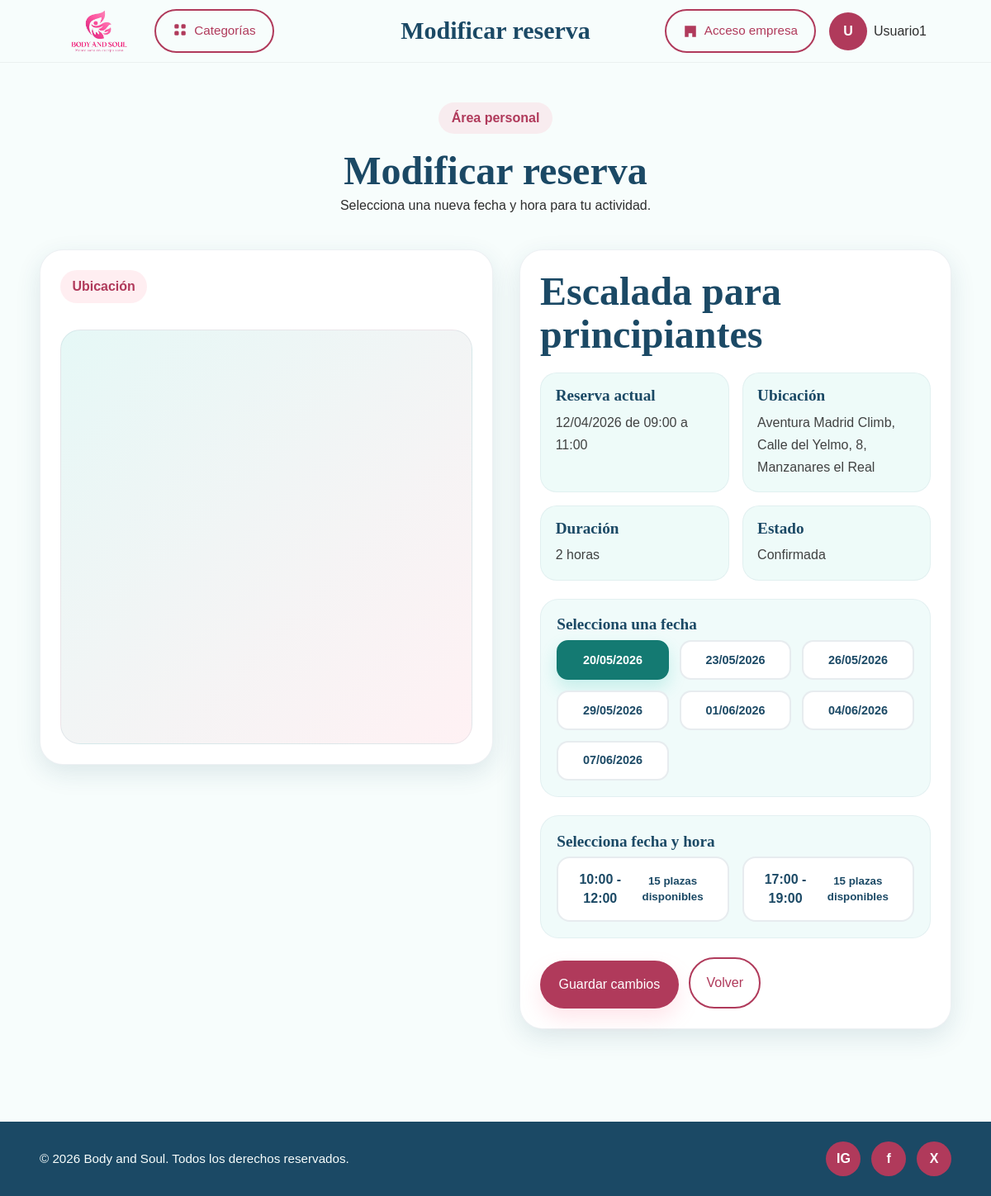
The page /publico/modificar-reserva.php?idreserva=3 (signed in) on the database as committed earlier.
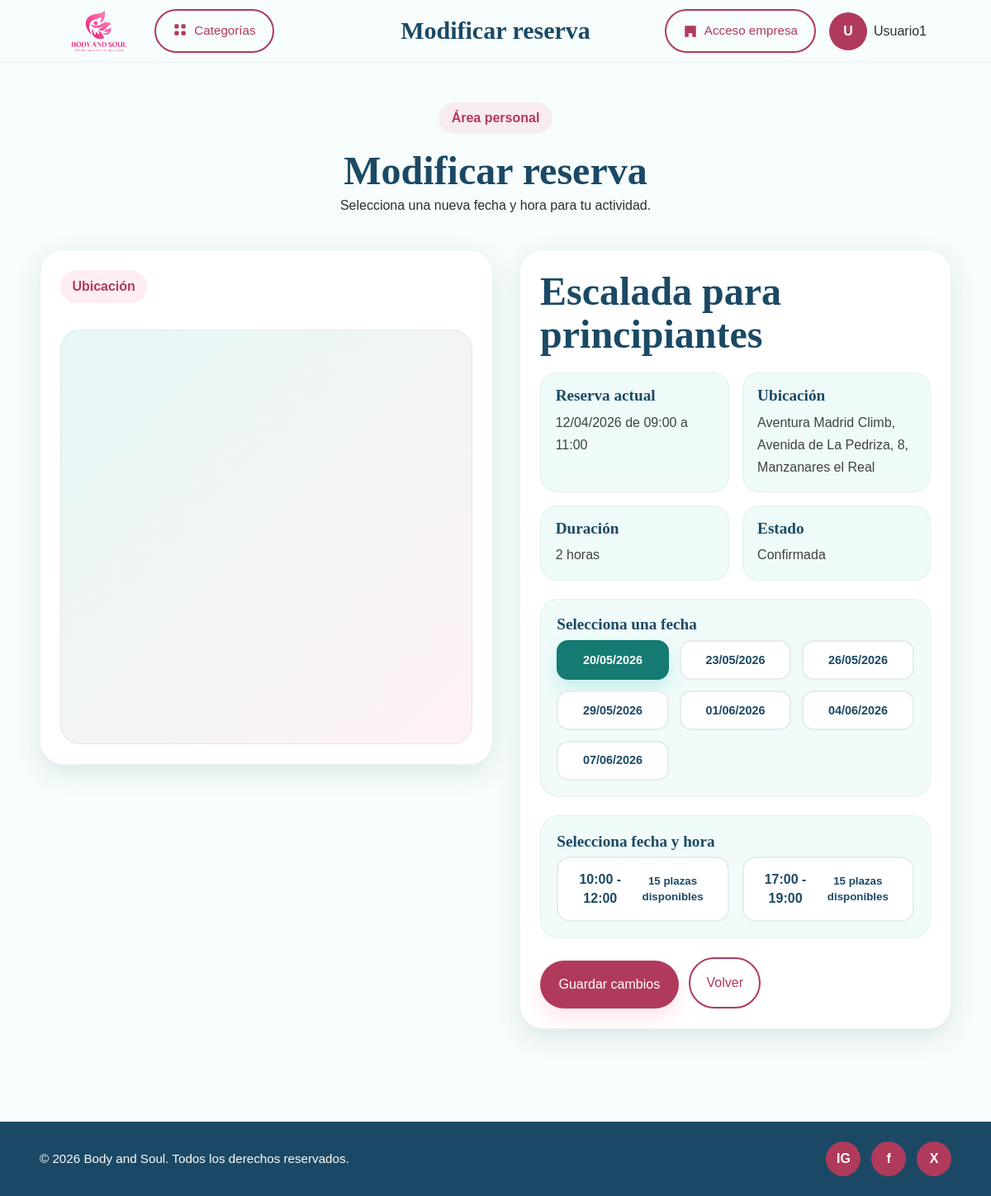
The same page on the database as committed later.
### tables this page shows
CREATE TABLE `reserva` (
  `id_reserva` int(11) NOT NULL,
  `id_usuario` int(11) NOT NULL,
  `id_servicio` int(11) NOT NULL,
  `fecha_hora` datetime NOT NULL,
  `estado` enum('pendiente','confirmada','cancelada') NOT NULL DEFAULT 'pendiente',
  `id_detalle_actividad` int(11) NOT NULL
);

CREATE TABLE `servicio` (
  `id_servicio` int(11) NOT NULL,
  `id_empresa` int(11) NOT NULL,
  `nombre_servicio` varchar(150) NOT NULL,
  `descripcion` text DEFAULT NULL,
  `lugar` varchar(150) DEFAULT NULL,
  `id_categoria` int(11) NOT NULL,
  `precio` decimal(10,2) NOT NULL DEFAULT 0.00,
  `duracion` varchar(50) DEFAULT NULL,
  `materiales` text DEFAULT NULL,
  `estado` enum('activo','cancelado') NOT NULL DEFAULT 'activo',
  `id_municipio` int(11) DEFAULT NULL,
  `codigo_postal` varchar(10) DEFAULT NULL,
  `latitud` decimal(10,8) DEFAULT NULL,
  `longitud` decimal(11,8) DEFAULT NULL
);

CREATE TABLE `detalle_actividad` (
  `id` int(11) NOT NULL,
  `id_servicio` int(11) NOT NULL,
  `fecha` date NOT NULL,
  `hora_inicio` time NOT NULL,
  `hora_fin` time NOT NULL,
  `plazas_maximas` int(11) NOT NULL
);

### bd/bdact.php (called while the page is built, shortened)
<?php
class bdact{
public $pdo = "";
public function __construct($host,$port,$db,$user,$pass) {
    $this->pdo = new PDO("mysql:host=".$host.";port=".$port.";dbname=".$db.";charset=utf8", $user, $pass);
    }
public function ObtenerReservaUsuarioPorId($idUsuario, $idReserva){
    $sentencia = "SELECT
                    r.id_reserva,
                    r.estado,
                    r.id_servicio,
                    r.fecha_hora,
                    r.id_detalle_actividad,
                    s.nombre_servicio,
                    s.descripcion,
                    s.lugar,
                    s.precio,
                    s.duracion,
                    d.fecha,
                    d.hora_inicio,
                    d.hora_fin
                  FROM reserva r
                  INNER JOIN servicio s
                    ON r.id_servicio = s.id_servicio
                  INNER JOIN detalle_actividad d
                    ON r.id_detalle_actividad = d.id
                  WHERE r.id_usuario = :id_usuario
                  AND r.id_reserva = :id_reserva
                  LIMIT 1";
    $ejecucion = $this->pdo->prepare($sentencia);
    $ejecucion->execute([
        ":id_usuario" => $idUsuario,
        ":id_reserva" => $idReserva
    ]);
    $fila = $ejecucion->fetch(PDO::FETCH_ASSOC);
    return $fila;
}
}
?>

### publico/modificar-reserva.php (the view, shortened to what the changed rows need)
<?php
$titulo = "<h1>Modificar reserva</h1>";
require_once("head.php");
$idReserva = (int) $_GET["idreserva"];
$idUsuario = $_SESSION["usuario"];
$reserva = $bdact->ObtenerReservaUsuarioPorId($idUsuario, $idReserva);
?>
<main class="booking-page">
  <section class="booking-section">
    <div class="container">
      <div class="booking-title-block">
        <h2>Modificar reserva</h2>
      </div>
      <div class="booking-layout">
        <article class="booking-form-card">
          <div class="booking-info-header">
            <h3><?= htmlentities($reserva["nombre_servicio"]) ?></h3>
          </div>
          <div class="booking-info-content">
            <div class="info-grid">
              <div class="info-item">
                <h4>Reserva actual</h4>
                <p>
                  <?= date("d/m/Y", strtotime($reserva["fecha"])) ?>
                  de <?= substr($reserva["hora_inicio"], 0, 5) ?>
                  a <?= substr($reserva["hora_fin"], 0, 5) ?>
                </p>
              </div>
              <div class="info-item">
                <h4>Ubicación</h4>
                <p><?= htmlentities($reserva["lugar"]) ?></p>
              </div>
              <div class="info-item">
                <h4>Duración</h4>
                <p><?= !empty($reserva["duracion"]) ? htmlentities($reserva["duracion"]) : 'No especificada' ?></p>
              </div>
              <div class="info-item">
                <h4>Estado</h4>
                <p><?= htmlentities(ucfirst($reserva["estado"])) ?></p>
              </div>
            </div>
          </div>
        </article>
      </div>
    </div>
  </section>
</main>
</body>
</html>

Rows that differ between the two databases and show on the page:
changed through a linked row, reserva "Confirmada": id_servicio.lugar "Aventura Madrid Climb, Calle del Yelmo, 8, Manzanares el Real" → "Aventura Madrid Climb, Avenida de La Pedriza, 8, Manzanares el Real"
